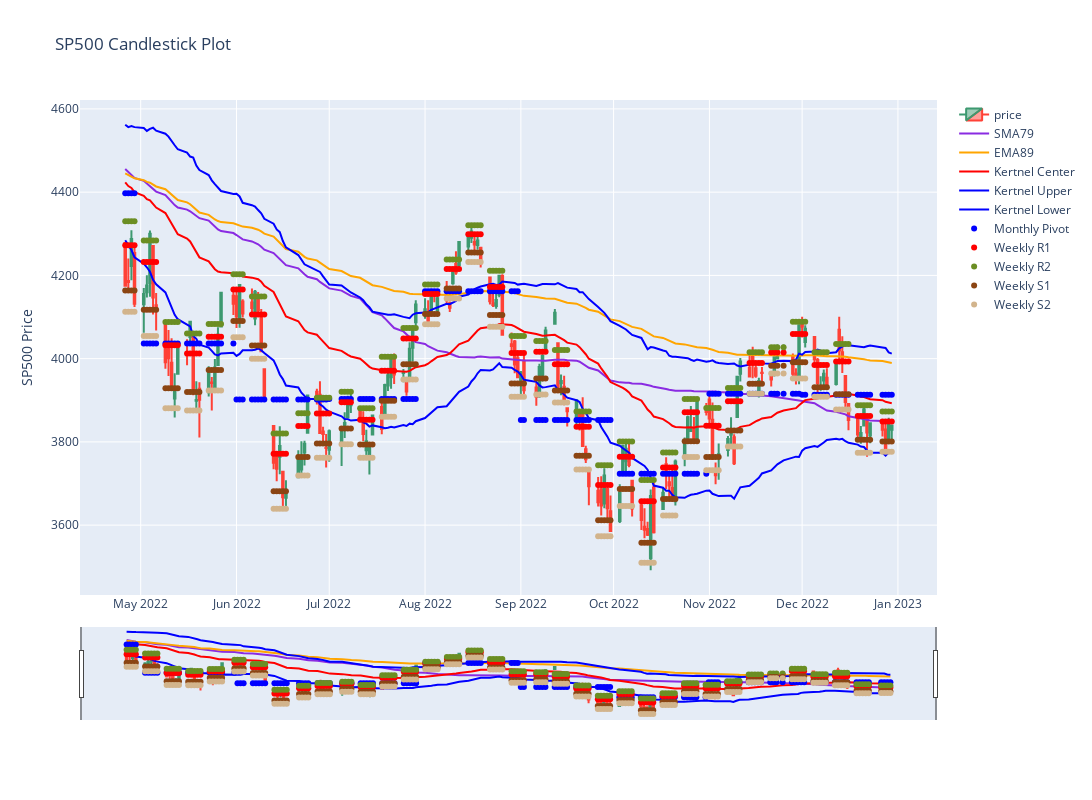

The notebook cell this image was saved under:
### Code cell
# Build candlestick plot
fig = go.Figure(data=[
                go.Candlestick(
                    x=sp_500_df.index,
                    open=sp_500_df['Daily Open'],
                    high=sp_500_df['Daily High'],
                    low=sp_500_df['Daily Low'],
                    close=sp_500_df['Daily Close']
                ),
                     
                # SMA79
                go.Line(
                    x=sp_500_df.index,
                    y=sp_500_df["SMA79"],
                    line_color="rgb(138,43,226)"
               ),
    
                # EMA79
                go.Line(
                    x=sp_500_df.index,
                    y=sp_500_df["EMA89"],
                    line_color="rgb(255,165,0)"
               ),
        
                # EMA (Kertnel Center)
                go.Line(
                    x=sp_500_df.index,
                    y=sp_500_df["EMA20"],
                    line_color='rgb(255,0,0)'
               ),
    
                # Kertnel Upper
                go.Line(
                    x=sp_500_df.index,
                    y=sp_500_df["Kertnel Upper"],
                    line_color='rgb(0,0,255)'
            
               ),
    
                # Kertnel Lower
                go.Line(
                    x=sp_500_df.index,
                    y=sp_500_df["Kertnel Lower"],
                    line_color='rgb(0,0,255)'
               ),
    
                # Monthly Pivot
                go.Scatter(
                    x=sp_500_df.index,
                    y=sp_500_df["Monthly PIVOT"],
                    mode='markers',
                    marker_color='rgb(0,0,255)'
                ),
    
                # Weekly R1
                go.Scatter(
                    x=sp_500_df.index,
                    y=sp_500_df["WR1"],
                    mode='markers',
                    marker_color='rgb(255,0,0)'
                ),
    
                # Weekly R2
                go.Scatter(
                    x=sp_500_df.index,
                    y=sp_500_df["WR2"],
                    mode='markers',
                    marker_color='rgb(107,142,35)'
                ),
    
                # Weekly S1
                go.Scatter(
                    x=sp_500_df.index,
                    y=sp_500_df["SR1"],
                    mode='markers',
                    marker_color='rgb(139,69,19)'
                ),
    
                # Weekly S2
                go.Scatter(
                    x=sp_500_df.index,
                    y=sp_500_df["SR2"],
                    mode='markers',
                    marker_color='rgb(210,180,140)'
                ),
    
                ]
            )

def custom_legend_name(new_names):
    for i, new_name in enumerate(new_names):
        fig.data[i].name = new_name
        
custom_legend_name(['price','SMA79','EMA89','Kertnel Center','Kertnel Upper','Kertnel Lower','Monthly Pivot','Weekly R1','Weekly R2','Weekly S1','Weekly S2'])

fig.update_layout(
    title='SP500 Candlestick Plot',
    yaxis_title='SP500 Price',
)

fig.update_layout(autosize=False, width=1600, height=800)
fig.show()

### Figure 1 — Plotly figure (JSON) as saved in the notebook; plotly's stock layout.template omitted (floating-point values rounded to 4 significant figures; data arrays with more than 128 entries replaced by an {"elided": "..."} marker saying what was removed)
{"data": [{"close": {"elided": "173 float values"}, "high": {"elided": "173 float values"}, "low": {"elided": "173 float values"}, "name": "price", "open": {"elided": "173 float values"}, "type": "candlestick", "x": {"elided": "173 str values"}}, {"line": {"color": "rgb(138,43,226)"}, "name": "SMA79", "type": "scatter", "visible": true, "x": {"elided": "173 str values"}, "y": {"elided": "173 float values"}}, {"line": {"color": "rgb(255,165,0)"}, "name": "EMA89", "type": "scatter", "visible": true, "x": {"elided": "173 str values"}, "y": {"elided": "173 float values"}}, {"line": {"color": "rgb(255,0,0)"}, "name": "Kertnel Center", "type": "scatter", "visible": true, "x": {"elided": "173 str values"}, "y": {"elided": "173 float values"}}, {"line": {"color": "rgb(0,0,255)"}, "name": "Kertnel Upper", "type": "scatter", "visible": true, "x": {"elided": "173 str values"}, "y": {"elided": "173 float values"}}, {"line": {"color": "rgb(0,0,255)"}, "name": "Kertnel Lower", "type": "scatter", "visible": true, "x": {"elided": "173 str values"}, "y": {"elided": "173 float values"}}, {"marker": {"color": "rgb(0,0,255)"}, "mode": "markers", "name": "Monthly Pivot", "type": "scatter", "visible": true, "x": {"elided": "173 str values"}, "y": {"elided": "173 float values"}}, {"marker": {"color": "rgb(255,0,0)"}, "mode": "markers", "name": "Weekly R1", "type": "scatter", "x": {"elided": "173 str values"}, "y": {"elided": "173 float values"}}, {"marker": {"color": "rgb(107,142,35)"}, "mode": "markers", "name": "Weekly R2", "type": "scatter", "x": {"elided": "173 str values"}, "y": {"elided": "173 float values"}}, {"marker": {"color": "rgb(139,69,19)"}, "mode": "markers", "name": "Weekly S1", "type": "scatter", "x": {"elided": "173 str values"}, "y": {"elided": "173 float values"}}, {"marker": {"color": "rgb(210,180,140)"}, "mode": "markers", "name": "Weekly S2", "type": "scatter", "x": {"elided": "173 str values"}, "y": {"elided": "173 float values"}}], "layout": {"autosize": false, "height": 800, "title": {"text": "SP500 Candlestick Plot"}, "width": 1600, "xaxis": {"autorange": false, "range": ["2022-04-11 08:45:51.7293", "2023-01-13 15:14:08.2707"], "rangeslider": {"autorange": true, "range": ["2022-04-11 08:45:51.7293", "2023-01-13 15:14:08.2707"], "yaxis": {"_template": null, "rangemode": "match"}}, "type": "date"}, "yaxis": {"autorange": true, "range": [3432.0, 4621.0], "title": {"text": "SP500 Price"}, "type": "linear"}}}
